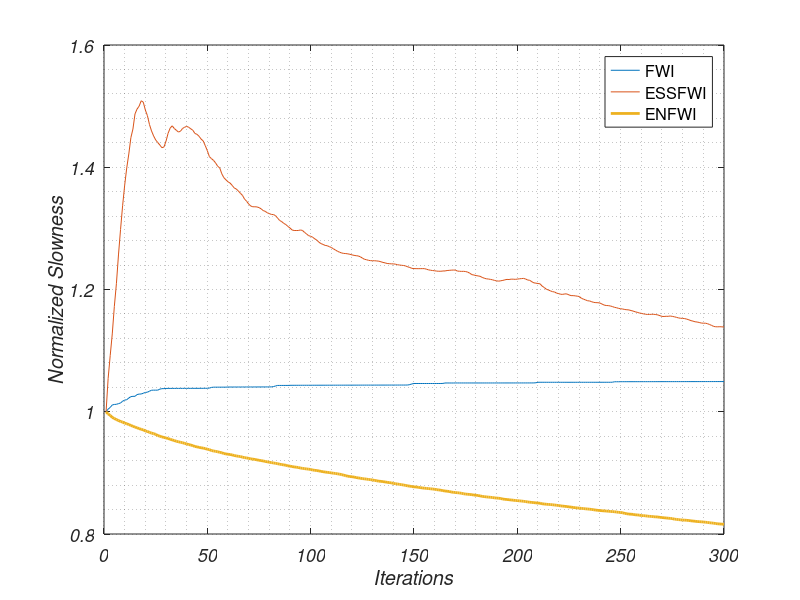

Write MATLAB code to recreate this figure.
clc;clear;close all

fwi = [0.179198,0.179969,0.180469,0.181196,0.181336,0.181377,0.181579,0.181764,0.182291,0.182618,0.182727,0.18323,0.183629,0.183717,0.18373,0.184229,0.184381,0.184404,0.184619,0.184867,0.184932,0.185231,0.185511,0.18553,0.185529,0.185534,0.185829,0.185972,0.185973,0.186041,0.186042,0.186043,0.186045,0.186046,0.186048,0.186049,0.186051,0.186053,0.186055,0.186057,0.186059,0.18606,0.186062,0.186064,0.186065,0.186067,0.186069,0.186071,0.186073,0.186083,0.186133,0.186336,0.186403,0.186405,0.186406,0.186407,0.186408,0.18641,0.186411,0.186443,0.186444,0.186446,0.186447,0.186449,0.186451,0.186452,0.186454,0.186456,0.186457,0.186459,0.186461,0.186462,0.186464,0.186466,0.186468,0.186469,0.186471,0.186472,0.186474,0.186476,0.186486,0.186588,0.18675,0.186909,0.186911,0.186913,0.186915,0.186917,0.186918,0.186951,0.186953,0.186955,0.186957,0.186959,0.186961,0.186963,0.186964,0.186966,0.186967,0.186969,0.186971,0.186972,0.186974,0.186976,0.186977,0.186979,0.18698,0.186981,0.186983,0.186985,0.186986,0.186987,0.186989,0.18699,0.186991,0.186993,0.186994,0.186995,0.186996,0.186998,0.187,0.187001,0.187002,0.187003,0.187004,0.187006,0.187007,0.187008,0.187009,0.187011,0.187012,0.187013,0.187014,0.187015,0.187016,0.187017,0.187018,0.18702,0.187021,0.187022,0.187023,0.187025,0.187026,0.187027,0.187028,0.187029,0.187043,0.187162,0.18736,0.187481,0.187481,0.187481,0.187481,0.187481,0.18748,0.18748,0.18748,0.18748,0.18748,0.187481,0.187481,0.187481,0.187483,0.187508,0.187631,0.187632,0.187631,0.187629,0.187628,0.187641,0.18764,0.187639,0.187639,0.187638,0.187638,0.187638,0.187638,0.187637,0.187637,0.187637,0.187637,0.187637,0.187637,0.187637,0.187638,0.187638,0.187638,0.187638,0.187639,0.187639,0.18764,0.18764,0.187641,0.187641,0.187642,0.187642,0.187642,0.187643,0.187644,0.187644,0.187645,0.187646,0.187646,0.187647,0.187647,0.187648,0.187649,0.187653,0.187702,0.187842,0.187843,0.187842,0.187841,0.187841,0.18784,0.187839,0.187839,0.187839,0.187839,0.187838,0.187838,0.187838,0.187838,0.187838,0.187838,0.187838,0.187838,0.187838,0.187839,0.187839,0.187839,0.187839,0.18784,0.18784,0.18784,0.187841,0.187841,0.187841,0.187842,0.187843,0.187843,0.187843,0.187844,0.187844,0.187845,0.187854,0.187992,0.187992,0.187993,0.188007,0.188008,0.188009,0.18801,0.188011,0.188012,0.188013,0.188014,0.188015,0.188015,0.188017,0.188017,0.188018,0.188019,0.18802,0.188021,0.188021,0.188022,0.188023,0.188024,0.188025,0.188026,0.188027,0.188028,0.188029,0.18803,0.18803,0.188031,0.188032,0.188033,0.188034,0.188035,0.188035,0.188036,0.188037,0.188038,0.188038,0.188039,0.18804,0.188041,0.188042,0.188043,0.188044,0.188044,0.188045,0.188046,0.188047,0.188047,0.188048,0.188049,0.18805];
esfwi = [0.0115997,0.0122319,0.0126654,0.0130773,0.0135982,0.0140303,0.0145752,0.0150575,0.0155089,0.0158982,0.0162269,0.0164907,0.0168007,0.0169651,0.0172528,0.017344,0.0173994,0.0175014,0.0174755,0.017326,0.0172196,0.0170507,0.0169281,0.0168341,0.016758,0.0167094,0.0166623,0.0166105,0.0166241,0.0167326,0.0168833,0.0169814,0.017026,0.0169753,0.0169416,0.0169078,0.0169231,0.0169753,0.0169987,0.0170157,0.0169972,0.0169688,0.0169407,0.0168805,0.0168643,0.0168267,0.0167739,0.016739,0.016649,0.0165537,0.0164403,0.0164029,0.0163696,0.0163216,0.0162592,0.016227,0.0161152,0.0160415,0.0160016,0.0159639,0.0159395,0.0158962,0.0158477,0.0158268,0.0157896,0.0157461,0.0157064,0.0156353,0.0155947,0.0155428,0.0155039,0.0154898,0.0154896,0.0154869,0.0154738,0.0154514,0.0154185,0.0154029,0.0153757,0.0153601,0.0153443,0.0153419,0.0153211,0.0152743,0.0152292,0.0152076,0.0151739,0.0151518,0.0151156,0.0150869,0.0150498,0.0150392,0.0150391,0.0150393,0.0150489,0.0150413,0.015005,0.0149744,0.0149412,0.0149303,0.0149104,0.0148805,0.014856,0.0148169,0.0147907,0.0147751,0.0147564,0.0147504,0.014733,0.0147171,0.0146918,0.014669,0.0146445,0.0146274,0.0146126,0.0146045,0.0146017,0.0145959,0.0145877,0.0145767,0.0145677,0.014561,0.0145566,0.0145406,0.0145175,0.0144934,0.0144849,0.0144731,0.0144672,0.0144656,0.0144653,0.0144615,0.0144568,0.0144459,0.0144333,0.0144251,0.0144136,0.01441,0.0144064,0.014406,0.0144007,0.0143898,0.0143845,0.0143788,0.0143752,0.0143653,0.0143497,0.0143372,0.0143207,0.0143165,0.0143154,0.0143152,0.0143154,0.014316,0.0143159,0.0143056,0.0142928,0.0142853,0.0142797,0.0142751,0.0142686,0.0142662,0.014266,0.0142713,0.0142714,0.01428,0.014283,0.0142868,0.0142887,0.0142882,0.0142697,0.014266,0.0142634,0.0142648,0.0142601,0.0142492,0.0142289,0.0142018,0.0141942,0.014184,0.0141777,0.01417,0.0141492,0.0141343,0.0141227,0.0141185,0.0141117,0.0141039,0.0140914,0.0140831,0.0140783,0.0140854,0.0140924,0.0141035,0.0141113,0.0141088,0.0141164,0.0141159,0.0141124,0.0141168,0.0141229,0.0141265,0.0141308,0.0141186,0.0140999,0.0140945,0.0140671,0.0140464,0.0140397,0.0140334,0.0140274,0.0139841,0.0139582,0.0139255,0.0139115,0.0138938,0.013879,0.0138727,0.0138502,0.0138415,0.013829,0.0138278,0.0138365,0.0138348,0.013817,0.0138037,0.0138036,0.0137994,0.0137932,0.013786,0.0137531,0.0137369,0.0137217,0.0137059,0.013702,0.0136871,0.013675,0.0136706,0.013669,0.0136625,0.0136431,0.0136244,0.0136158,0.0136142,0.013607,0.0135962,0.0135811,0.0135739,0.0135612,0.0135542,0.0135492,0.01354,0.0135356,0.013532,0.0135204,0.0135107,0.0134973,0.0134867,0.0134744,0.013467,0.0134574,0.0134505,0.0134462,0.0134469,0.0134491,0.0134491,0.013444,0.013437,0.0134231,0.0134096,0.0134075,0.0134117,0.0134102,0.0134171,0.0134093,0.0134018,0.0133913,0.0133806,0.0133737,0.0133718,0.0133673,0.0133571,0.0133445,0.0133289,0.0133194,0.0133074,0.0133026,0.0132941,0.0132832,0.0132799,0.0132804,0.0132711,0.0132555,0.0132381,0.0132193,0.0132125,0.0132117,0.0132137,0.0132107,0.0132088];
enfwi = [0.0115457,0.0115054,0.011476,0.0114381,0.0114192,0.0113968,0.0113813,0.0113611,0.0113509,0.0113311,0.01132,0.0113038,0.0112876,0.0112719,0.0112555,0.0112425,0.0112266,0.0112149,0.0112032,0.0111838,0.0111742,0.0111558,0.0111431,0.0111308,0.0111202,0.0110946,0.0110854,0.0110698,0.0110613,0.0110498,0.011041,0.0110262,0.0110138,0.0110019,0.0109884,0.0109787,0.0109691,0.0109611,0.0109487,0.010937,0.0109264,0.0109162,0.0109054,0.0108889,0.0108826,0.0108734,0.0108649,0.0108595,0.0108501,0.0108376,0.0108302,0.0108131,0.0108044,0.0107981,0.0107896,0.0107797,0.0107712,0.0107569,0.0107487,0.0107432,0.0107386,0.0107301,0.0107193,0.0107115,0.0107044,0.0106997,0.0106882,0.0106788,0.0106737,0.0106651,0.0106551,0.0106515,0.0106447,0.0106369,0.0106293,0.0106229,0.0106164,0.0106074,0.0106001,0.0105924,0.0105847,0.010579,0.0105715,0.0105646,0.0105545,0.0105483,0.0105406,0.0105364,0.0105222,0.0105194,0.0105101,0.0105038,0.0104984,0.0104939,0.0104821,0.0104777,0.0104713,0.0104652,0.010462,0.0104547,0.0104449,0.0104398,0.0104341,0.0104288,0.0104194,0.0104133,0.0104065,0.0104019,0.0103972,0.0103903,0.0103848,0.0103801,0.0103729,0.0103674,0.0103574,0.0103482,0.0103371,0.0103283,0.0103207,0.0103182,0.0103117,0.0103038,0.0102953,0.0102916,0.0102821,0.0102788,0.010273,0.0102675,0.0102626,0.0102562,0.0102488,0.0102415,0.0102338,0.0102312,0.0102252,0.0102202,0.0102132,0.010208,0.0102029,0.0101941,0.0101855,0.010182,0.0101737,0.0101685,0.0101605,0.0101545,0.0101442,0.0101409,0.0101314,0.0101278,0.010124,0.0101203,0.0101128,0.0101073,0.0101017,0.0100985,0.010094,0.0100905,0.0100863,0.0100818,0.0100732,0.0100695,0.0100632,0.010055,0.0100488,0.0100445,0.0100405,0.0100292,0.0100245,0.0100203,0.0100157,0.0100125,0.0100056,0.00999634,0.0099905,0.00998738,0.0099828,0.00997934,0.00997171,0.0099701,0.00996277,0.00995703,0.00994656,0.00994325,0.00993694,0.0099337,0.00992983,0.00992607,0.00991869,0.00991579,0.00991218,0.00990707,0.00989629,0.00989173,0.00988793,0.00988421,0.0098784,0.00987616,0.00986925,0.00986767,0.0098623,0.00985924,0.00985396,0.00984914,0.00984168,0.00983745,0.00983262,0.0098291,0.00982447,0.00982144,0.00981772,0.00980729,0.00980338,0.00979879,0.00979562,0.00979348,0.00978863,0.00978451,0.00977953,0.00977443,0.00976695,0.00976377,0.00975866,0.00975486,0.00974915,0.00974457,0.00973881,0.00973373,0.00972876,0.00972555,0.00972099,0.00971645,0.00971214,0.00970869,0.00970535,0.0097001,0.0096935,0.00968821,0.00968332,0.00967949,0.00967645,0.00967275,0.00967055,0.00966673,0.00966335,0.00965946,0.00965703,0.00965129,0.009646,0.00964351,0.00963748,0.0096254,0.0096194,0.00961211,0.00961095,0.00960719,0.00959964,0.00959673,0.00959392,0.00958453,0.00958312,0.00958068,0.00957335,0.00957042,0.00956836,0.00956183,0.00956088,0.00955727,0.00955151,0.00954703,0.00954354,0.00953907,0.00953562,0.00953134,0.00952822,0.00951608,0.00951433,0.00950756,0.00950426,0.00949935,0.00949855,0.00949486,0.00949128,0.00948533,0.00948114,0.00947737,0.00947231,0.00946986,0.00946623,0.00946419,0.0094589,0.00945626,0.00944885,0.00944511,0.00944107,0.00943305,0.00942893,0.00942578,0.00942293,0.00942068,];

fwi = fwi / fwi(1);
esfwi = esfwi / esfwi(1);
enfwi = enfwi / enfwi(1);
n = size(fwi, 2);

im2 = plot([1:n], fwi, '-', ...
    [1:n], esfwi, '-',  ...
    [1:n], enfwi, '-', ...
    'MarkerSize', 4, 'Linewidth', 2);

%set(gca, 'XTick', [1:8]);
%set(gca,'xticklabel','Iterations');
%axis([1 300 0 30]) 
grid minor
h_legend = legend('FWI', 'ESSFWI',  'ENFWI', 'Location', 'northeast');
xlabel('Iterations');
ylabel('Normalized Slowness');
%text(3.7, 6,'DMA\_get', 'FontSize', 16, 'FontName', 'TimesNewRoman', 'FontAngle','italic')
set(gca, 'FontAngle','italic');
set(gca, 'FontSize', 13);
set(findall( 0, 'FontName', 'Helvetica' ), 'FontName', 'TimesNewRoman' )
